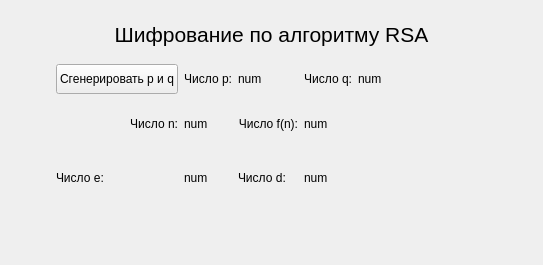
<?xml version="1.0" encoding="UTF-8"?>
<ui version="4.0">
 <class>Form</class>
 <widget class="QWidget" name="Form">
  <property name="geometry">
   <rect>
    <x>0</x>
    <y>0</y>
    <width>543</width>
    <height>265</height>
   </rect>
  </property>
  <property name="windowTitle">
   <string>Form</string>
  </property>
  <layout class="QGridLayout" name="gridLayout">
   <item row="1" column="5">
    <widget class="QLabel" name="labelQ1">
     <property name="maximumSize">
      <size>
       <width>50</width>
       <height>50</height>
      </size>
     </property>
     <property name="text">
      <string>Число q:</string>
     </property>
     <property name="alignment">
      <set>Qt::AlignRight|Qt::AlignTrailing|Qt::AlignVCenter</set>
     </property>
    </widget>
   </item>
   <item row="1" column="4">
    <widget class="QLabel" name="labelP2">
     <property name="maximumSize">
      <size>
       <width>50</width>
       <height>50</height>
      </size>
     </property>
     <property name="text">
      <string>num</string>
     </property>
    </widget>
   </item>
   <item row="3" column="2">
    <widget class="QLabel" name="labelE1">
     <property name="maximumSize">
      <size>
       <width>150</width>
       <height>50</height>
      </size>
     </property>
     <property name="text">
      <string>Число e:</string>
     </property>
    </widget>
   </item>
   <item row="2" column="3">
    <widget class="QLabel" name="labelN2">
     <property name="maximumSize">
      <size>
       <width>50</width>
       <height>50</height>
      </size>
     </property>
     <property name="text">
      <string>num</string>
     </property>
    </widget>
   </item>
   <item row="1" column="2">
    <widget class="QPushButton" name="btnPQ">
     <property name="maximumSize">
      <size>
       <width>150</width>
       <height>30</height>
      </size>
     </property>
     <property name="text">
      <string>Сгенерировать p и q</string>
     </property>
    </widget>
   </item>
   <item row="2" column="1">
    <widget class="QLabel" name="label">
     <property name="text">
      <string/>
     </property>
    </widget>
   </item>
   <item row="2" column="4">
    <widget class="QLabel" name="labelFN1">
     <property name="maximumSize">
      <size>
       <width>150</width>
       <height>50</height>
      </size>
     </property>
     <property name="text">
      <string>Число f(n):</string>
     </property>
     <property name="alignment">
      <set>Qt::AlignRight|Qt::AlignTrailing|Qt::AlignVCenter</set>
     </property>
    </widget>
   </item>
   <item row="2" column="5">
    <widget class="QLabel" name="labelFN2">
     <property name="text">
      <string>num</string>
     </property>
    </widget>
   </item>
   <item row="4" column="3">
    <widget class="QLabel" name="label_3">
     <property name="text">
      <string/>
     </property>
    </widget>
   </item>
   <item row="0" column="2" colspan="7">
    <widget class="QLabel" name="labelRSA">
     <property name="font">
      <font>
       <pointsize>16</pointsize>
      </font>
     </property>
     <property name="text">
      <string>Шифрование по алгоритму RSA</string>
     </property>
     <property name="alignment">
      <set>Qt::AlignCenter</set>
     </property>
    </widget>
   </item>
   <item row="1" column="9">
    <widget class="QLabel" name="label_2">
     <property name="text">
      <string/>
     </property>
    </widget>
   </item>
   <item row="1" column="6">
    <widget class="QLabel" name="labelQ2">
     <property name="maximumSize">
      <size>
       <width>50</width>
       <height>50</height>
      </size>
     </property>
     <property name="text">
      <string>num</string>
     </property>
    </widget>
   </item>
   <item row="1" column="3">
    <widget class="QLabel" name="labelP1">
     <property name="maximumSize">
      <size>
       <width>50</width>
       <height>50</height>
      </size>
     </property>
     <property name="text">
      <string>Число p:</string>
     </property>
     <property name="alignment">
      <set>Qt::AlignRight|Qt::AlignTrailing|Qt::AlignVCenter</set>
     </property>
    </widget>
   </item>
   <item row="2" column="2">
    <widget class="QLabel" name="labelN1">
     <property name="maximumSize">
      <size>
       <width>150</width>
       <height>50</height>
      </size>
     </property>
     <property name="text">
      <string>Число n:</string>
     </property>
     <property name="alignment">
      <set>Qt::AlignRight|Qt::AlignTrailing|Qt::AlignVCenter</set>
     </property>
    </widget>
   </item>
   <item row="3" column="3">
    <widget class="QLabel" name="labelE2">
     <property name="maximumSize">
      <size>
       <width>150</width>
       <height>50</height>
      </size>
     </property>
     <property name="text">
      <string>num</string>
     </property>
    </widget>
   </item>
   <item row="3" column="4">
    <widget class="QLabel" name="labelD1">
     <property name="maximumSize">
      <size>
       <width>150</width>
       <height>50</height>
      </size>
     </property>
     <property name="text">
      <string>Число d:</string>
     </property>
    </widget>
   </item>
   <item row="3" column="5">
    <widget class="QLabel" name="labelD2">
     <property name="maximumSize">
      <size>
       <width>150</width>
       <height>50</height>
      </size>
     </property>
     <property name="text">
      <string>num</string>
     </property>
    </widget>
   </item>
  </layout>
 </widget>
 <resources/>
 <connections/>
</ui>
